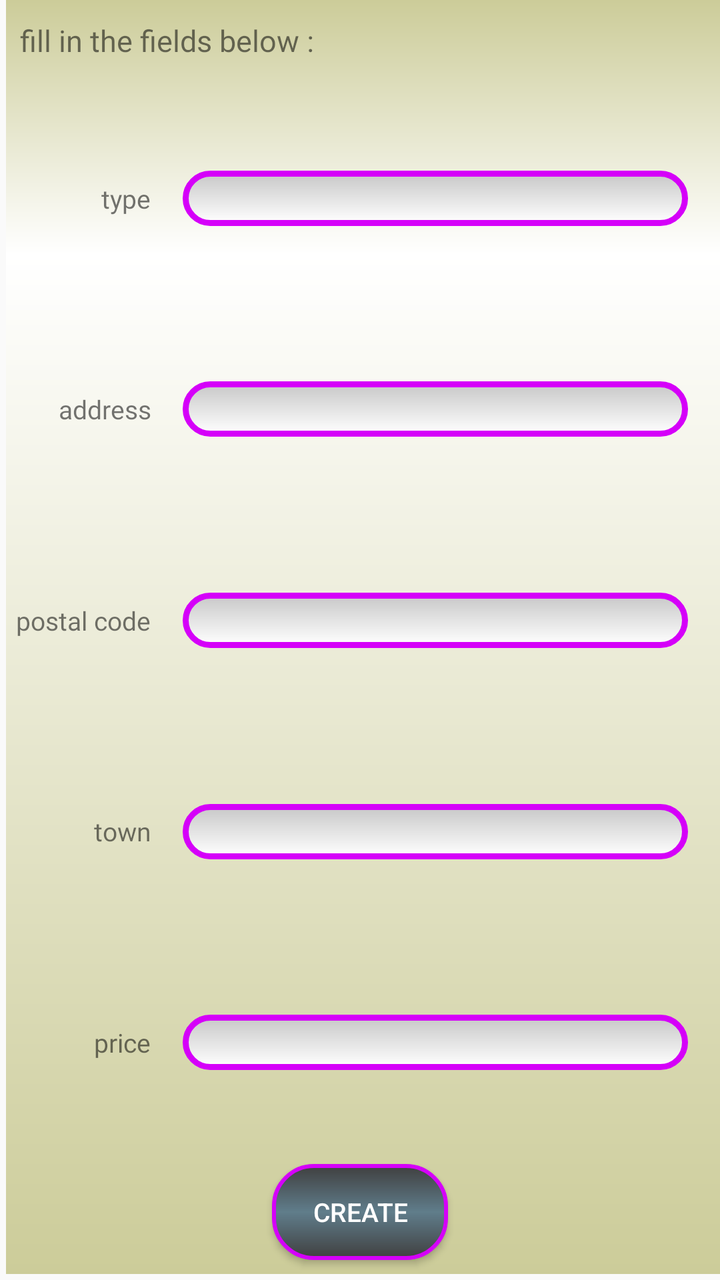
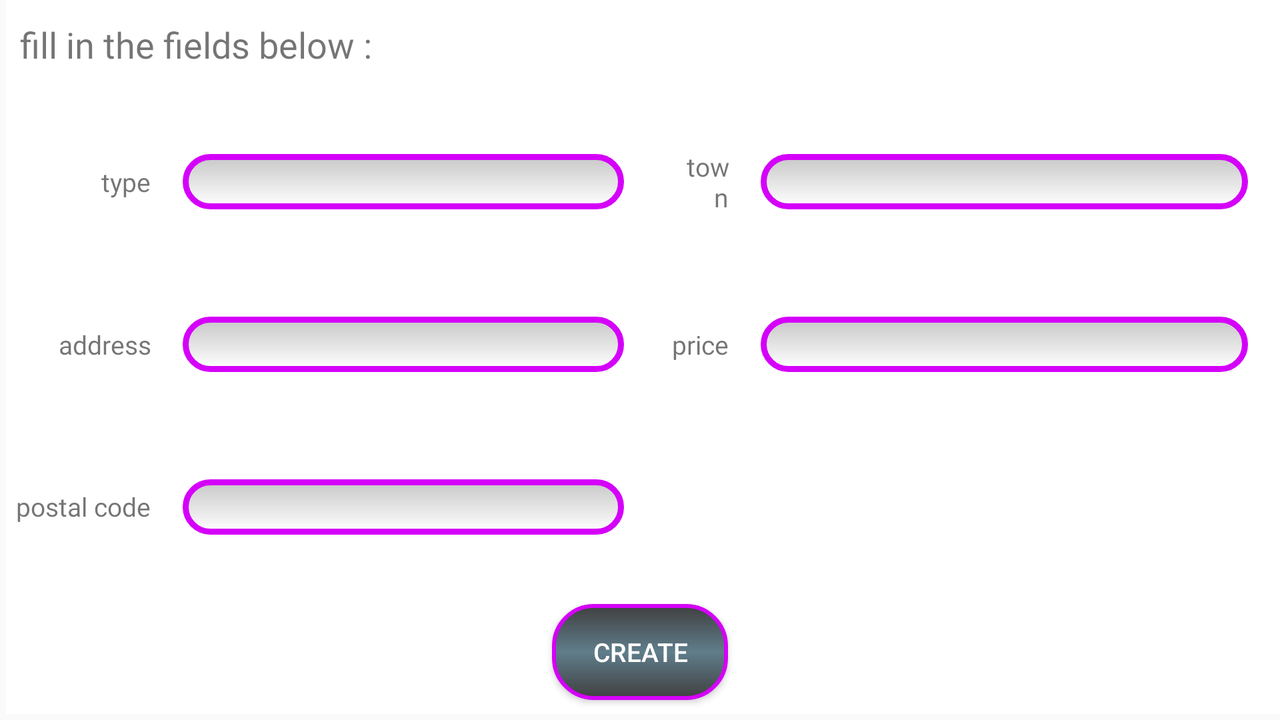

Compare how this app lays out the same screen by default and in its alternative resource folder. The renders come first, then the two layout files and the values they reference.
<!-- AndroidManifest.xml: application theme AppTheme -->
<!-- res/layout/fragment_create.xml -->
<?xml version="1.0" encoding="utf-8"?>
<FrameLayout
    xmlns:android="http://schemas.android.com/apk/res/android"
    xmlns:app="http://schemas.android.com/apk/res-auto"
    xmlns:tools="http://schemas.android.com/tools"
    android:layout_width="match_parent"
    android:layout_height="match_parent"
    tools:context=".apartmentcreator.CreateFragment"
    android:background="@drawable/information_style">

    <android.support.constraint.ConstraintLayout
        android:layout_width="match_parent"
        android:layout_height="match_parent">

        <TextView
            android:id="@+id/fragment_creation_title_textview"
            android:layout_width="match_parent"
            android:layout_height="wrap_content"
            android:layout_marginTop="8dp"
            android:fontFamily="@font/roboto_bold"
            android:text="@string/fragment_creation_title"
            android:textSize="@dimen/size_high"
            app:layout_constraintTop_toTopOf="parent"
            android:layout_margin="10dp"/>

        <TextView
            android:id="@+id/textView12"
            android:layout_width="0dp"
            android:layout_height="0dp"
            android:layout_marginStart="8dp"
            android:layout_marginTop="16dp"
            android:fontFamily="@font/roboto_light"
            android:gravity="center|end"
            android:text="@string/fragment_creation_type"
            android:textSize="@dimen/size_middle"
            app:layout_constraintBottom_toTopOf="@+id/textView13"
            app:layout_constraintEnd_toEndOf="@+id/textView14"
            app:layout_constraintStart_toStartOf="parent"
            app:layout_constraintTop_toBottomOf="@+id/fragment_creation_title_textview" />

        <TextView
            android:id="@+id/textView13"
            android:layout_width="0dp"
            android:layout_height="0dp"
            android:layout_marginStart="8dp"
            android:fontFamily="@font/roboto_light"
            android:gravity="center|end"
            android:text="@string/fragment_creation_adress"
            android:textSize="@dimen/size_middle"
            app:layout_constraintBottom_toTopOf="@+id/textView14"
            app:layout_constraintEnd_toEndOf="@+id/textView14"
            app:layout_constraintStart_toStartOf="parent"
            app:layout_constraintTop_toBottomOf="@+id/textView12" />

        <TextView
            android:id="@+id/textView14"
            android:layout_width="wrap_content"
            android:layout_height="0dp"
            android:layout_marginStart="8dp"
            android:fontFamily="@font/roboto_light"
            android:gravity="center|end"
            android:text="@string/fragment_creation_postalcode"
            android:textSize="@dimen/size_middle"
            app:layout_constraintBottom_toTopOf="@+id/textView15"
            app:layout_constraintStart_toStartOf="parent"
            app:layout_constraintTop_toBottomOf="@+id/textView13" />

        <TextView
            android:id="@+id/textView15"
            android:layout_width="0dp"
            android:layout_height="0dp"
            android:layout_marginStart="8dp"
            android:fontFamily="@font/roboto_light"
            android:gravity="center|end"
            android:text="@string/fragment_creation_town"
            android:textSize="@dimen/size_middle"
            app:layout_constraintBottom_toTopOf="@+id/textView_create_price"
            app:layout_constraintEnd_toEndOf="@+id/textView14"
            app:layout_constraintStart_toStartOf="parent"
            app:layout_constraintTop_toBottomOf="@+id/textView14" />

        <TextView
            android:id="@+id/textView_create_price"
            android:layout_width="0dp"
            android:layout_height="0dp"
            android:layout_marginStart="8dp"
            android:layout_marginBottom="8dp"
            android:fontFamily="@font/roboto_light"
            android:gravity="center|end"
            android:text="@string/fragment_creation_price"
            android:textSize="@dimen/size_middle"
            app:layout_constraintBottom_toTopOf="@+id/fragment_creation_create_button"
            app:layout_constraintEnd_toEndOf="@+id/textView14"
            app:layout_constraintStart_toStartOf="parent"
            app:layout_constraintTop_toBottomOf="@+id/textView15" />

        <EditText
            android:id="@+id/fragment_creation_type_editText"
            android:layout_width="0dp"
            android:layout_height="wrap_content"
            android:layout_marginStart="16dp"
            android:layout_marginEnd="16dp"
            android:background="@drawable/edit_text_style"
            android:padding="5dp"
            android:textSize="@dimen/size_middle"
            app:layout_constraintBottom_toTopOf="@+id/textView13"
            app:layout_constraintEnd_toEndOf="parent"
            app:layout_constraintStart_toEndOf="@+id/textView12"
            app:layout_constraintTop_toTopOf="@+id/textView12" />

        <EditText
            android:id="@+id/fragment_creation_adress_editText"
            android:layout_width="0dp"
            android:layout_height="wrap_content"
            android:layout_marginStart="16dp"
            android:layout_marginEnd="16dp"
            android:background="@drawable/edit_text_style"
            android:padding="5dp"
            android:textSize="@dimen/size_middle"
            app:layout_constraintBottom_toTopOf="@+id/textView14"
            app:layout_constraintEnd_toEndOf="parent"
            app:layout_constraintStart_toEndOf="@+id/textView13"
            app:layout_constraintTop_toTopOf="@+id/textView13" />

        <EditText
            android:id="@+id/fragment_creation_postalcode_editText"
            android:layout_width="0dp"
            android:layout_height="wrap_content"
            android:layout_marginStart="16dp"
            android:layout_marginEnd="16dp"
            android:background="@drawable/edit_text_style"
            android:inputType="number"
            android:padding="5dp"
            android:textSize="@dimen/size_middle"
            app:layout_constraintBottom_toTopOf="@+id/textView15"
            app:layout_constraintEnd_toEndOf="parent"
            app:layout_constraintStart_toEndOf="@+id/textView14"
            app:layout_constraintTop_toTopOf="@+id/textView14" />

        <EditText
            android:id="@+id/fragment_creation_town_editText"
            android:layout_width="0dp"
            android:layout_height="wrap_content"
            android:layout_marginStart="16dp"
            android:layout_marginEnd="16dp"
            android:inputType="textCapCharacters"
            android:textSize="@dimen/size_middle"
            android:padding="5dp"
            android:background="@drawable/edit_text_style"
            app:layout_constraintBottom_toTopOf="@+id/textView_create_price"
            app:layout_constraintEnd_toEndOf="parent"
            app:layout_constraintStart_toEndOf="@+id/textView15"
            app:layout_constraintTop_toTopOf="@+id/textView15" />

        <EditText
            android:id="@+id/fragment_creation_price_editText"
            android:layout_width="0dp"
            android:layout_height="wrap_content"
            android:layout_marginStart="16dp"
            android:layout_marginEnd="16dp"
            android:inputType="number"
            android:textSize="@dimen/size_middle"
            android:padding="5dp"
            android:background="@drawable/edit_text_style"
            app:layout_constraintBottom_toBottomOf="@+id/textView_create_price"
            app:layout_constraintEnd_toEndOf="parent"
            app:layout_constraintStart_toEndOf="@+id/textView_create_price"
            app:layout_constraintTop_toTopOf="@+id/textView_create_price" />

        <Button
            android:id="@+id/fragment_creation_create_button"
            android:layout_width="wrap_content"
            android:layout_height="wrap_content"
            android:layout_margin="10dp"
            android:layout_marginStart="8dp"
            android:layout_marginEnd="8dp"
            android:layout_marginBottom="8dp"
            android:padding="10dp"
            android:textSize="@dimen/size_middle"
            android:text="@string/fragment_creation_button"
            android:background="@drawable/rounded_button_style"
            android:textColor="@android:color/white"
            app:layout_constraintBottom_toBottomOf="parent"
            app:layout_constraintEnd_toEndOf="parent"
            app:layout_constraintStart_toStartOf="parent" />

    </android.support.constraint.ConstraintLayout>

</FrameLayout>
<!-- resources referenced by this layout -->
<resources>
  <!-- from res/values-mdpi/ -->
  <dimen name="size_high">15sp</dimen>
  <!-- from res/values-mdpi/ -->
  <dimen name="size_middle">13sp</dimen>
  <!-- drawable edit_text_style (drawable) -->
  <?xml version="1.0" encoding="utf-8" ?>
  <shape
      xmlns:android="http://schemas.android.com/apk/res/android"
      android:thickness="0dp"
      android:shape="rectangle">
  
      <stroke
          android:width="3dp"
          android:color="@color/colorAccent"/>
  
      <corners
          android:radius="15dp" />
  
      <gradient
          android:startColor="#C8C8C8"
          android:endColor="#FFFFFF"
          android:type="linear"
          android:angle="270"/>
  
  </shape>
  <!-- drawable information_style (drawable) -->
  <?xml version="1.0" encoding="utf-8" ?>
  <layer-list xmlns:android="http://schemas.android.com/apk/res/android">
  
      <item
          android:left="3dp"
          android:bottom="3dp">
          <shape
              android:shape="rectangle">
  
              <gradient
                  android:startColor="#CCCC99"
                  android:endColor="#CCCC99"
                  android:centerColor="@android:color/white"
                  android:type="linear"
                  android:centerY="0.7"
                  android:centerX="0.8"
                  android:angle="90"/>
  
          </shape>
      </item>
  
  </layer-list>
  <!-- drawable rounded_button_style (drawable) -->
  <?xml version="1.0" encoding="utf-8" ?>
  <layer-list
      xmlns:android="http://schemas.android.com/apk/res/android">
      <item>
          <shape
              android:thickness="0dp"
              android:shape="rectangle">
  
              <corners android:radius="20sp"/>
  
              <stroke
                  android:color="@color/colorAccent"
                  android:width="2dp"/>
  
              <gradient
                  android:startColor="#404040"
                  android:endColor="#404040"
                  android:type="linear"
                  android:angle="90"
                  android:centerColor="@color/colorPrimary"
                  android:centerX="0.5"
                  android:centerY="0.5"/>
  
          </shape>
      </item>
  </layer-list>
  <string name="fragment_creation_adress">address</string>
  <string name="fragment_creation_button">CREATE</string>
  <string name="fragment_creation_postalcode">postal code</string>
  <string name="fragment_creation_price">price</string>
  <string name="fragment_creation_title">fill in the fields below :</string>
  <string name="fragment_creation_town">town</string>
  <string name="fragment_creation_type">type</string>
  <style name="AppTheme" parent="Theme.AppCompat.Light.NoActionBar">
          
          <item name="colorPrimary">@color/colorPrimary</item>
          <item name="colorPrimaryDark">@color/colorPrimaryDark</item>
          <item name="colorAccent">@color/colorAccent</item>
      </style>
  <color name="colorAccent">#d500f9</color>
  <color name="colorPrimary">#607d8b</color>
  <color name="colorPrimaryDark">#34515e</color>
</resources>
<!-- res/layout-land/fragment_create.xml (the repository's variant of the layout above) -->
<!-- drawn on the phone turned sideways -->
<?xml version="1.0" encoding="utf-8"?>
<FrameLayout
    xmlns:android="http://schemas.android.com/apk/res/android"
    xmlns:app="http://schemas.android.com/apk/res-auto"
    xmlns:tools="http://schemas.android.com/tools"
    android:layout_width="match_parent"
    android:layout_height="match_parent"
    tools:context=".apartmentcreator.CreateFragment"
    android:background="@drawable/information_land_style">

    <android.support.constraint.ConstraintLayout
        android:layout_width="match_parent"
        android:layout_height="match_parent">

        <android.support.constraint.Guideline
            android:id="@+id/guideline_create_apartment_middle"
            android:layout_width="wrap_content"
            android:layout_height="wrap_content"
            android:orientation="vertical"
            app:layout_constraintGuide_percent="0.5" />

        <TextView
            android:id="@+id/fragment_creation_title_textview"
            android:layout_width="match_parent"
            android:layout_height="wrap_content"
            android:layout_marginTop="8dp"
            android:fontFamily="@font/roboto_bold"
            android:text="@string/fragment_creation_title"
            android:textSize="@dimen/size_very_high"
            app:layout_constraintTop_toTopOf="parent"
            android:layout_margin="10dp"/>

        <TextView
            android:id="@+id/textView12"
            android:layout_width="0dp"
            android:layout_height="0dp"
            android:layout_marginStart="8dp"
            android:layout_marginTop="16dp"
            android:fontFamily="@font/roboto_light"
            android:gravity="center|end"
            android:text="@string/fragment_creation_type"
            android:textSize="@dimen/size_middle"
            app:layout_constraintBottom_toTopOf="@+id/textView13"
            app:layout_constraintEnd_toEndOf="@+id/textView14"
            app:layout_constraintStart_toStartOf="parent"
            app:layout_constraintTop_toBottomOf="@+id/fragment_creation_title_textview" />

        <TextView
            android:id="@+id/textView13"
            android:layout_width="0dp"
            android:layout_height="0dp"
            android:layout_marginStart="8dp"
            android:fontFamily="@font/roboto_light"
            android:gravity="center|end"
            android:text="@string/fragment_creation_adress"
            android:textSize="@dimen/size_middle"
            app:layout_constraintBottom_toTopOf="@+id/textView14"
            app:layout_constraintEnd_toEndOf="@+id/textView14"
            app:layout_constraintStart_toStartOf="parent"
            app:layout_constraintTop_toBottomOf="@+id/textView12" />

        <TextView
            android:id="@+id/textView14"
            android:layout_width="wrap_content"
            android:layout_height="0dp"
            android:layout_marginStart="8dp"
            android:layout_marginBottom="8dp"
            android:fontFamily="@font/roboto_light"
            android:gravity="center|end"
            android:text="@string/fragment_creation_postalcode"
            android:textSize="@dimen/size_middle"
            app:layout_constraintBottom_toTopOf="@+id/fragment_creation_create_button"
            app:layout_constraintStart_toStartOf="parent"
            app:layout_constraintTop_toBottomOf="@+id/textView13" />

        <TextView
            android:id="@+id/textView15"
            android:layout_width="0dp"
            android:layout_height="0dp"
            android:layout_marginStart="16dp"
            android:fontFamily="@font/roboto_light"
            android:gravity="center|end"
            android:text="@string/fragment_creation_town"
            android:textSize="@dimen/size_middle"
            app:layout_constraintBottom_toTopOf="@+id/textView13"
            app:layout_constraintEnd_toEndOf="@+id/textView_create_price"
            app:layout_constraintStart_toStartOf="@+id/guideline_create_apartment_middle"
            app:layout_constraintTop_toTopOf="@+id/textView12" />

        <TextView
            android:id="@+id/textView_create_price"
            android:layout_width="wrap_content"
            android:layout_height="0dp"
            android:layout_marginStart="16dp"
            android:fontFamily="@font/roboto_light"
            android:gravity="center|end"
            android:text="@string/fragment_creation_price"
            android:textSize="@dimen/size_middle"
            app:layout_constraintBottom_toTopOf="@+id/textView14"
            app:layout_constraintStart_toStartOf="@+id/guideline_create_apartment_middle"
            app:layout_constraintTop_toTopOf="@+id/textView13" />

        <EditText
            android:id="@+id/fragment_creation_type_editText"
            android:layout_width="0dp"
            android:layout_height="wrap_content"
            android:layout_marginStart="16dp"
            android:layout_marginEnd="8dp"
            android:background="@drawable/edit_text_style"
            android:padding="5dp"
            android:textSize="@dimen/size_middle"
            app:layout_constraintBottom_toTopOf="@+id/textView13"
            app:layout_constraintEnd_toStartOf="@+id/guideline_create_apartment_middle"
            app:layout_constraintStart_toEndOf="@+id/textView12"
            app:layout_constraintTop_toTopOf="@+id/textView12" />

        <EditText
            android:id="@+id/fragment_creation_adress_editText"
            android:layout_width="0dp"
            android:layout_height="wrap_content"
            android:layout_marginStart="16dp"
            android:layout_marginEnd="8dp"
            android:background="@drawable/edit_text_style"
            android:padding="5dp"
            android:textSize="@dimen/size_middle"
            app:layout_constraintBottom_toTopOf="@+id/textView14"
            app:layout_constraintEnd_toStartOf="@+id/guideline_create_apartment_middle"
            app:layout_constraintStart_toEndOf="@+id/textView13"
            app:layout_constraintTop_toTopOf="@+id/textView13" />

        <EditText
            android:id="@+id/fragment_creation_postalcode_editText"
            android:layout_width="0dp"
            android:layout_height="wrap_content"
            android:layout_marginStart="16dp"
            android:layout_marginEnd="8dp"
            android:background="@drawable/edit_text_style"
            android:inputType="number"
            android:padding="5dp"
            android:textSize="@dimen/size_middle"
            app:layout_constraintBottom_toBottomOf="@+id/textView14"
            app:layout_constraintEnd_toStartOf="@+id/guideline_create_apartment_middle"
            app:layout_constraintStart_toEndOf="@+id/textView14"
            app:layout_constraintTop_toTopOf="@+id/textView14" />

        <EditText
            android:id="@+id/fragment_creation_town_editText"
            android:layout_width="0dp"
            android:layout_height="wrap_content"
            android:layout_marginStart="16dp"
            android:layout_marginEnd="16dp"
            android:background="@drawable/edit_text_style"
            android:inputType="textCapCharacters"
            android:padding="5dp"
            android:textSize="@dimen/size_middle"
            app:layout_constraintBottom_toBottomOf="@+id/textView15"
            app:layout_constraintEnd_toEndOf="parent"
            app:layout_constraintStart_toEndOf="@+id/textView15"
            app:layout_constraintTop_toTopOf="@+id/textView15" />

        <EditText
            android:id="@+id/fragment_creation_price_editText"
            android:layout_width="0dp"
            android:layout_height="wrap_content"
            android:layout_marginStart="16dp"
            android:layout_marginEnd="16dp"
            android:inputType="number"
            android:textSize="@dimen/size_middle"
            android:padding="5dp"
            android:background="@drawable/edit_text_style"
            app:layout_constraintBottom_toBottomOf="@+id/textView_create_price"
            app:layout_constraintEnd_toEndOf="parent"
            app:layout_constraintStart_toEndOf="@+id/textView_create_price"
            app:layout_constraintTop_toTopOf="@+id/textView_create_price" />

        <Button
            android:id="@+id/fragment_creation_create_button"
            android:layout_width="wrap_content"
            android:layout_height="wrap_content"
            android:layout_margin="10dp"
            android:layout_marginStart="8dp"
            android:layout_marginEnd="8dp"
            android:layout_marginBottom="8dp"
            android:padding="10dp"
            android:background="@drawable/rounded_button_style"
            android:textColor="@android:color/white"
            android:textSize="@dimen/size_middle"
            android:text="@string/fragment_creation_button"
            app:layout_constraintBottom_toBottomOf="parent"
            app:layout_constraintEnd_toEndOf="parent"
            app:layout_constraintStart_toStartOf="parent" />

    </android.support.constraint.ConstraintLayout>

</FrameLayout>
<!-- resources referenced by the variant -->
<!-- as the phone turned sideways resolves them -->
<resources>
  <!-- from res/values-mdpi/ -->
  <dimen name="size_middle">13sp</dimen>
  <!-- from res/values-mdpi/ -->
  <dimen name="size_very_high">18sp</dimen>
  <!-- drawable edit_text_style (drawable) -->
  <?xml version="1.0" encoding="utf-8" ?>
  <shape
      xmlns:android="http://schemas.android.com/apk/res/android"
      android:thickness="0dp"
      android:shape="rectangle">
  
      <stroke
          android:width="3dp"
          android:color="@color/colorAccent"/>
  
      <corners
          android:radius="15dp" />
  
      <gradient
          android:startColor="#C8C8C8"
          android:endColor="#FFFFFF"
          android:type="linear"
          android:angle="270"/>
  
  </shape>
  <!-- drawable information_land_style (drawable) -->
  <?xml version="1.0" encoding="utf-8" ?>
  <layer-list xmlns:android="http://schemas.android.com/apk/res/android">
  
      <item
          android:left="3dp"
          android:bottom="3dp">
          <shape
              android:shape="rectangle">
  
              <solid android:color="@android:color/white"/>
  
          </shape>
      </item>
  
  </layer-list>
  <!-- drawable rounded_button_style (drawable) -->
  <?xml version="1.0" encoding="utf-8" ?>
  <layer-list
      xmlns:android="http://schemas.android.com/apk/res/android">
      <item>
          <shape
              android:thickness="0dp"
              android:shape="rectangle">
  
              <corners android:radius="20sp"/>
  
              <stroke
                  android:color="@color/colorAccent"
                  android:width="2dp"/>
  
              <gradient
                  android:startColor="#404040"
                  android:endColor="#404040"
                  android:type="linear"
                  android:angle="90"
                  android:centerColor="@color/colorPrimary"
                  android:centerX="0.5"
                  android:centerY="0.5"/>
  
          </shape>
      </item>
  </layer-list>
  <string name="fragment_creation_adress">address</string>
  <string name="fragment_creation_button">CREATE</string>
  <string name="fragment_creation_postalcode">postal code</string>
  <string name="fragment_creation_price">price</string>
  <string name="fragment_creation_title">fill in the fields below :</string>
  <string name="fragment_creation_town">town</string>
  <string name="fragment_creation_type">type</string>
  <style name="AppTheme" parent="Theme.AppCompat.Light.NoActionBar">
          
          <item name="colorPrimary">@color/colorPrimary</item>
          <item name="colorPrimaryDark">@color/colorPrimaryDark</item>
          <item name="colorAccent">@color/colorAccent</item>
      </style>
  <color name="colorAccent">#d500f9</color>
  <color name="colorPrimary">#607d8b</color>
  <color name="colorPrimaryDark">#34515e</color>
</resources>
